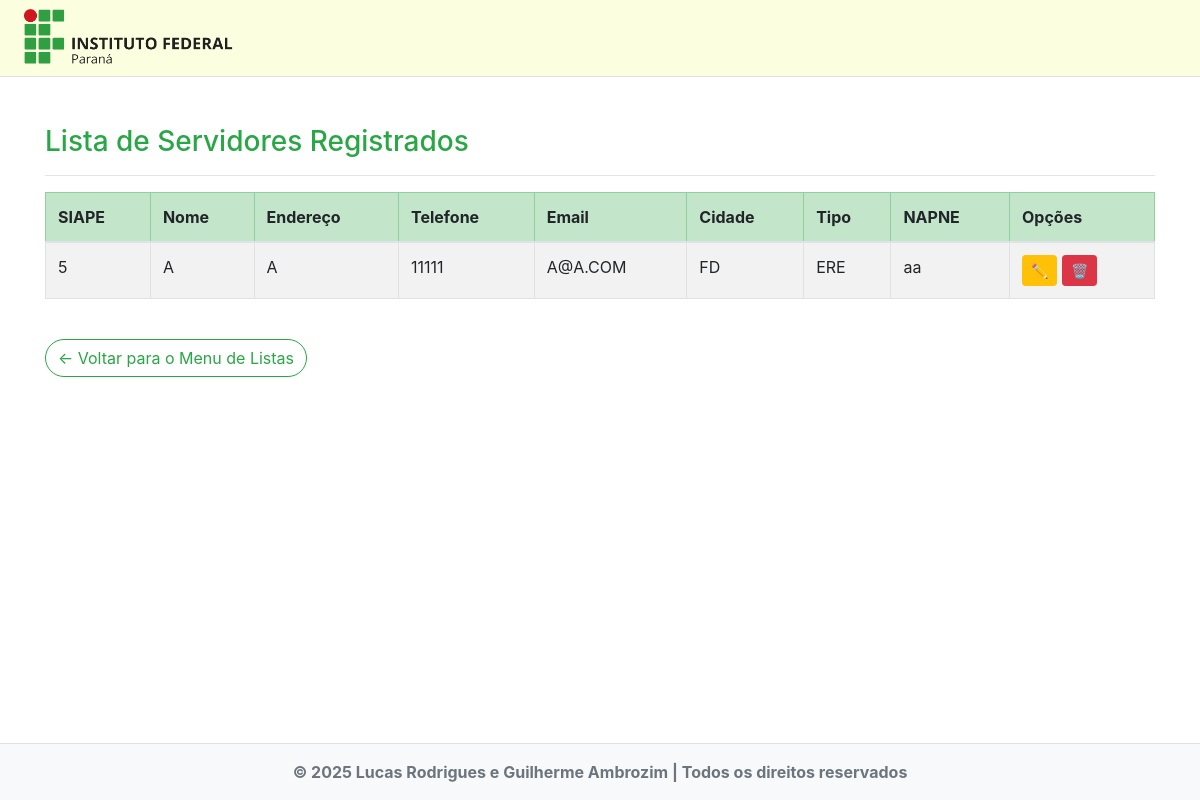
Screenshot of /listar/servidor/ with the database file from the repository.
### paginas/models.py (models this page shows, shortened)
class Servidor(models.Model):
    usuario = models.OneToOneField(User, on_delete=models.CASCADE, related_name='servidor', null=True, blank=True)
    siape = models.PositiveIntegerField(unique=True, verbose_name="SIAPE")
    nome = models.CharField(max_length=100, verbose_name="Nome")
    endereco = models.CharField(max_length=200, verbose_name="Endereço")
    fone = models.CharField(max_length=15, verbose_name="Telefone")
    email = models.EmailField(verbose_name="E-mail")
    cidade = models.CharField(max_length=100, verbose_name="Cidade")
    tipo = models.CharField(max_length=50, verbose_name="Tipo")
    napne = models.ForeignKey(Napne, on_delete=models.CASCADE, verbose_name="NAPNE")

class Napne(models.Model):
    data_criacao = models.DateField(verbose_name="Data de Criação")
    descricao = models.CharField(max_length=250, verbose_name="Descrição")

### paginas/views.py (the view)
# urls.py: path('listar/servidor/', ServidorList.as_view(), name="listar-servidor")
class ServidorList(ListView):
  template_name = "paginas/listas/servidor.html"
  model = Servidor

### paginas/templates/paginas/listas/servidor.html
{% extends "paginas/modelo.html" %}
{% load static %}
{% block conteudo %}
<h3 class="text-success mb-3">Lista de Servidores Registrados</h3>
<hr>
<div class="table-responsive">
    <table class="table table-striped table-bordered align-middle">
        <thead class="table-success">
            <tr>
                <th>SIAPE</th>
                <th>Nome</th>
                <th>Endereço</th>
                <th>Telefone</th>
                <th>Email</th>
                <th>Cidade</th>
                <th>Tipo</th>
                <th>NAPNE</th>
                <th>Opções</th>
            </tr>
        </thead>
        <tbody>
            {% for servidor in object_list %}
            <tr>
                <td>{{ servidor.siape }}</td>
                <td>{{ servidor.nome }}</td>
                <td>{{ servidor.endereco }}</td>
                <td>{{ servidor.fone }}</td>
                <td>{{ servidor.email }}</td>
                <td>{{ servidor.cidade }}</td>
                <td>{{ servidor.tipo }}</td>
                <td>{{ servidor.napne.descricao }}</td>
                <td>
                    <a href="{% url 'editar-servidor' servidor.pk %}" class="btn btn-warning btn-sm me-1">✏️</a>
                    <a href="{% url 'excluir-servidor' servidor.pk %}" class="btn btn-danger btn-sm">🗑️</a>
                </td>
            </tr>
            {% empty %}
            <tr>
                <td colspan="9" class="text-center fst-italic">Nenhum servidor registrado.</td>
            </tr>
            {% endfor %}
        </tbody>
    </table>
</div>
<a href="{% url 'menu-listas' %}" class="btn btn-outline-success rounded-pill mt-4">
    &larr; Voltar para o Menu de Listas
</a>
{% endblock %}

### static/css/ifpr.css (style rules this page uses)
table td { max-width: 500px; }

### rows the page displays
Servidor: siape "5", nome "A", endereco "A", fone "11111", email "A@A.COM", cidade "FD", tipo "ERE", napne.descricao "aa"
